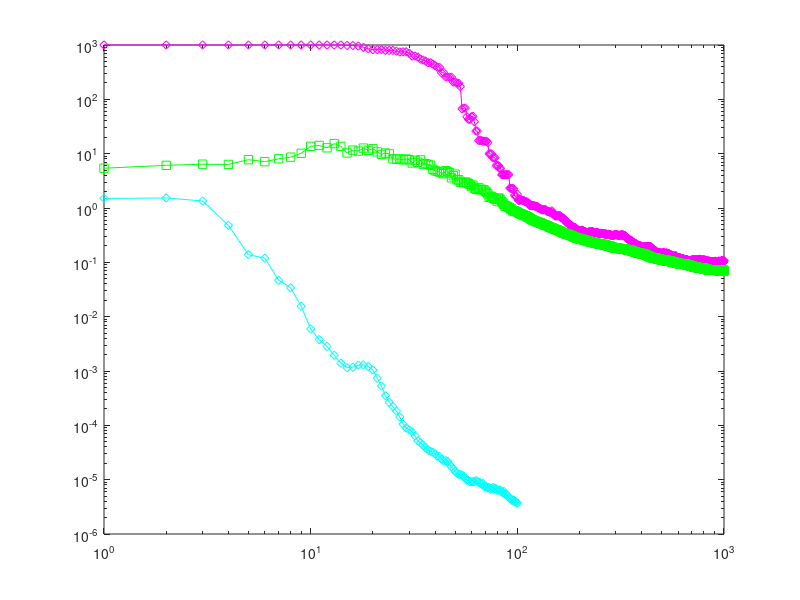

The MATLAB source for this figure: (Note: this script raises an error after producing the figure.)
% Script to compare AL vs MCMC-D vs ABC

close all;

load modbeta1;
ral = results_al;

load abc;
rabc = results_abc;

load mcmcd;
rmcmcd = results_mcmcd;

n1 = 100;
n2 = 1000;

q = 60;
start_idx = floor(q*.2);
end_idx = ceil(q*.8);

al = sort(ral); al = al(start_idx:end_idx, :); 
mcmcd = sort(rmcmcd); mcmcd = mcmcd(start_idx:end_idx, :);
abc = sort(rabc); abc = abc(start_idx:end_idx, :);

alm = mean(al);
mcmcdm = mean(mcmcd);
abcm = mean(abc);

loglog(1:n1, alm, 'c-d'); hold on,
loglog(1:n2, abcm, 'm-d');
loglog(1:n2, mcmcdm, 'g-s');


errorbar(1:n1, alm, std(al), 'Color', 'c');
errorbar(1:n2, abcm, std(real(abc)), 'Color', 'm');
errorbar(1:n2, mcmcdm, std(real(mcmcd)), 'Color', 'g');
% peb = @(x, col) errorbar(1:num_pts, mean(log(x)), std(log(x)), 'Color', col);

axis([1, 1000, 1e-6, 10^3.5]);

legend('EDR', 'ABC', 'MCMC-D');
xlabel('Number of Queries');
ylabel('KL(true-post, est-post)');

